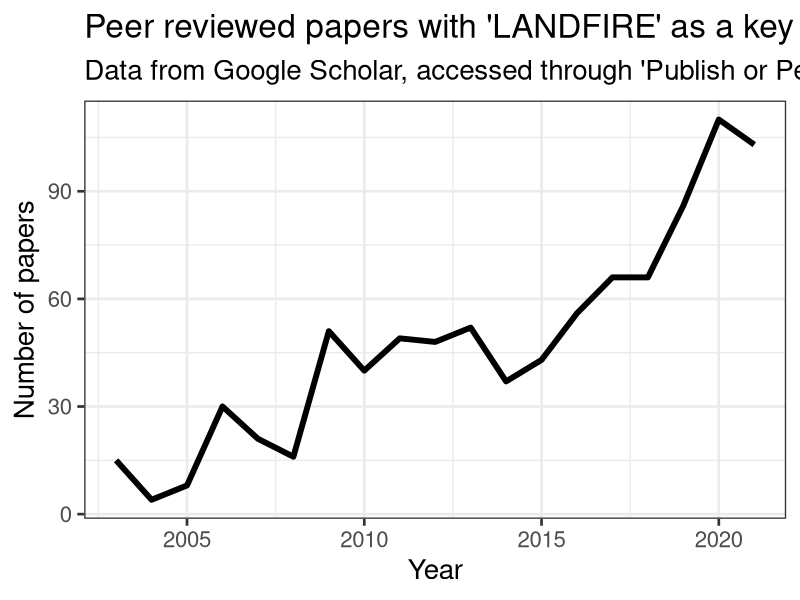

Here is the R script that generated this plot:
## ---- chunk 1
library('tidyverse')
## ---- chunk 2
lf_pubs <- read_csv("data/lf_pubs.csv")

pubChart <- ggplot(data = lf_pubs, aes(x = year, y = number))+
  geom_line(size = 2) +
  theme_bw(base_size = 20) +
  labs(
    x = "Year",
    y = "Number of papers",
    title = "Peer reviewed papers with 'LANDFIRE' as a key word",
    subtitle = "Data from Google Scholar, accessed through 'Publish or Perrish' software"
  )

pubChart

